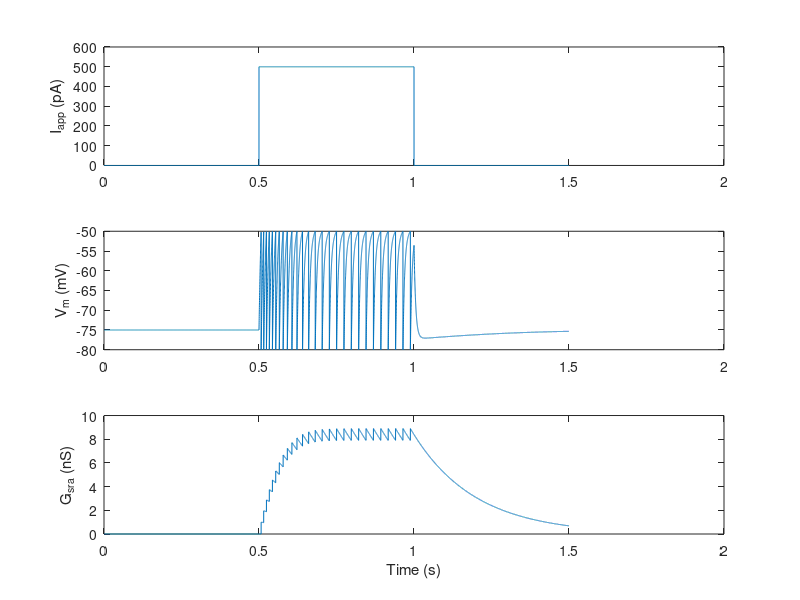
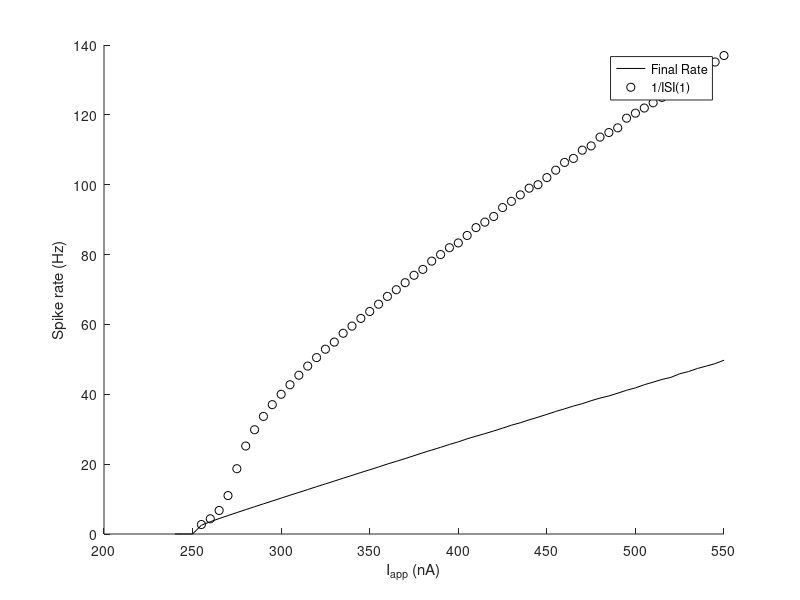
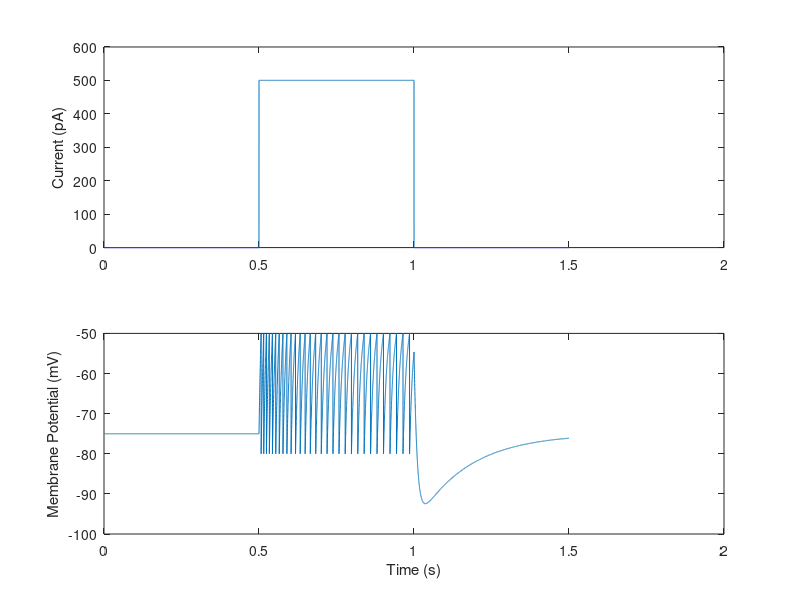

The MATLAB script that drew these images, in order:
%%%%%%%%%%%%%%%%%%%%%%%%%%%%%%%%%%%%%%%%%%%%%%%%%%%%%%%%%%%%%%%%%%%%%%%%%%
%%%%%%%%%%%%%% Q1: LIF model with an adaptation current %%%%%%%%%%%%%%%%%%
%%%%%%%%%%%%%%%%%%%%%%%%%%%%%%%%%%%%%%%%%%%%%%%%%%%%%%%%%%%%%%%%%%%%%%%%%%

E_l = -75.0e-3;
V_th = -50.0e-3;
V_reset = -80.0e-3;

R_m = 100.0e6;

C_m = 100.0e-12;

E_k = -80.0e-3;

delta_G = 1.0e-9;

tau_sra = 0.2;

delta_t = 0.0001;

t = 0:delta_t:1.5;

V = zeros(1, length(t));
V(1) = E_l;

G_sra = zeros(1, length(t));

I_app = zeros(1, length(t));

I_app(5001:10001) = 500e-12;

%Use Forward Euler's method to integrate the equation
for i = 1:length(t)-1   
    if ( V(i) > V_th )         
        V(i) = V_reset;         
        G_sra(i) = G_sra(i) + delta_G;        
    end
    
    V(i+1) = V(i) + delta_t* ( (E_l-V(i))/R_m + G_sra(i)*(E_k - V(i)) + I_app(i))/C_m;

    G_sra(i+1) = G_sra(i) - delta_t*(G_sra(i)/tau_sra);
end

%Plot figure
figure(1)
subplot(3,1,1)
plot(t, 1e12*I_app);
ylabel('I_{app} (pA)');
subplot(3,1,2)
plot(t, 1000*V);
ylabel('V_m (mV)');
subplot(3,1,3)
plot(t, G_sra*1e9);
xlabel('Time (s)');
ylabel('G_{sra} (nS)');
figure();

% Part B: simulate model for 5s with a range of 20 different levels of 
% constant applied current (i.e. no step pulse)

t = 0:delta_t:5;

I_app = 240:5:550;

I_app = I_app * 1e-12;

%neuron_fires = zeros(1, length(I_app));

%firing_rate = zeros(1, length(I_app));

initialrate = zeros(size(I_app)); % array to store 1/(first ISI)
finalrate = zeros(size(I_app));   % array to store 1/(final ISI)
singlespike = zeros(size(I_app)); % array to store "1" for only 1 spike

%Loop through applied current values
for j = 1:length(I_app)   
    %Create vector to store membrane potential values
    V = zeros(1, length(t));
    V(1) = E_l;
    
    G_sra = zeros(1, length(t));
    
    spikes = zeros(size(t));
    
    %Loop through time vector
    for i = 1:length(t)-1
        if ( V(i) > V_th )         
            V(i) = V_reset;         
            G_sra(i) = G_sra(i) + delta_G;   
            %neuron_fires(j) = neuron_fires(j) + 1;
            spikes(i) = 1;
        end
    
        V(i+1) = V(i) + delta_t * ( (E_l-V(i))/R_m + G_sra(i)*(E_k - V(i)) + I_app(j))/C_m;

        G_sra(i+1) = G_sra(i) - delta_t*(G_sra(i)/tau_sra);
    end
    %Caclulate firing rate
    %firing_rate(j) = neuron_fires(j)/t(length(t));
    
     spiketimes = delta_t*find(spikes);           % extract the spike times
    
    if ( length(spiketimes) > 1 )           % if there is more than 1 spike
        ISIs = diff(spiketimes);            % ISI = interval between spikes
        initialrate(j) = 1/ISIs(1);     % inverse of first ISI
        if ( length(ISIs) > 1 )             % if there are further ISIs
            finalrate(j) = 1/ISIs(end); % inverse of final ISI
        end
        
    else
        if ( length(spiketimes) == 1 )      % if there is only one spike
            singlespike(j) = 1;         % record "1" for this trial
        end
    end
end

hold on;
plot(I_app*1e12, finalrate, 'k');

ISIindices = find(initialrate);
plot(1e12*I_app(ISIindices),initialrate(ISIindices),'ok');

ISIindices = find(singlespike);
plot(1e12*I_app(ISIindices),0*singlespike(ISIindices),'*k');

xlabel('I_{app} (nA)');
ylabel('Spike rate (Hz)');

legend('Final Rate',  '1/ISI(1)' , 'Single spike');

hold off;
figure(2);

%%%Comment on results: the firing rate at the initial spike is much higher
%%%than the final firing rate.

%%%%%%%%%%%%%%%%%%%%%%%%%%%%%%%%%%%%%%%%%%%%%%%%%%%%%%%%%%%%%%%%%%%%%%%%%%
%%%%  Q2: AELIF model (Adaptive Exponential Leaky Integrate-and-Fire) %%%%
%%%%%%%%%%%%%%%%%%%%%%%%%%%%%%%%%%%%%%%%%%%%%%%%%%%%%%%%%%%%%%%%%%%%%%%%%%

%Defining constants for model
E_l = -75.0e-3;
V_th = -50.0e-3;
V_reset = -80.0e-3;

delta_th = 2.0e-3;

R_m = 100.0e6;

C_m = 100.0e-12;

E_k = -80.0e-3;

G_l = 10.0e-9;

a = 2.0e-9;

b = 2.0e-11;

tau_sra = 0.2;

delta_t = 0.0001;

t = 0:delta_t:1.5;

I_app = zeros(1, length(t));

I_app(5001:10001) = 500e-12;

V = zeros(1, length(t));

V(1) = E_l;

I_sra = zeros(1, length(t));

%Simulate neuron for 1.5 seconds
for i = 1:length(t)-1
    if ( V(i) > V_th )         
        V(i) = V_reset;         
        I_sra(i) = I_sra(i) + b;        
    end
    
    V(i+1) = V(i) + delta_t * ( G_l * (E_l - V(i) + delta_th * exp((V(i) - V_th)/delta_th)) - I_sra(i) + I_app(i))/C_m;

    I_sra(i+1) = I_sra(i) + delta_t*(a * (V(i) - E_l) - I_sra(i))/tau_sra;
end

%Plot figure with applied current and membrane potential over time
figure(3)
subplot(2,1,1)
plot(t, 1e12*I_app);
ylabel('Current (pA)');
subplot(2,1,2)
plot(t, 1000*V);
ylabel('Membrane Potential (mV)');
xlabel('Time (s)');